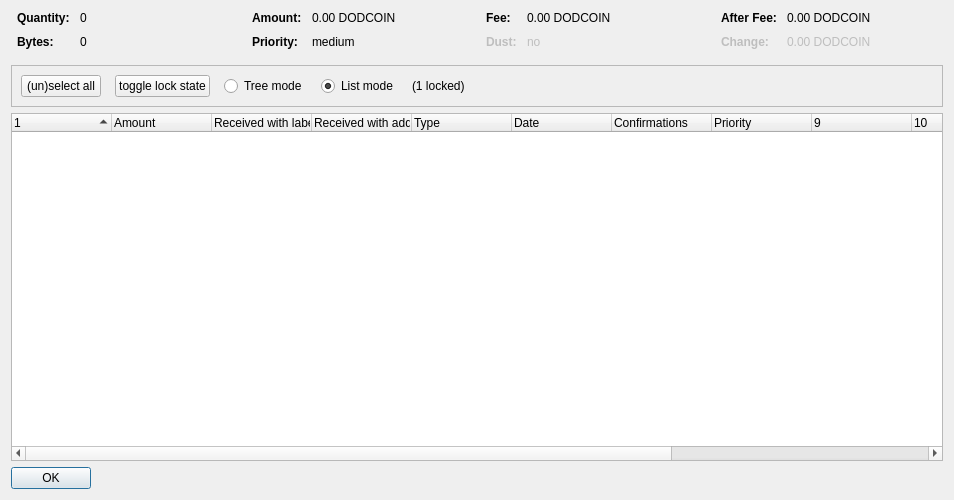
<?xml version="1.0" encoding="UTF-8"?>
<ui version="4.0">
 <class>CoinControlDialog</class>
 <widget class="QDialog" name="CoinControlDialog">
  <property name="geometry">
   <rect>
    <x>0</x>
    <y>0</y>
    <width>954</width>
    <height>500</height>
   </rect>
  </property>
  <property name="windowTitle">
   <string>Coin Selection</string>
  </property>
  <layout class="QVBoxLayout" name="verticalLayout">
   <item>
    <layout class="QHBoxLayout" name="horizontalLayoutTop" stretch="0,0,0,0">
     <property name="topMargin">
      <number>0</number>
     </property>
     <property name="bottomMargin">
      <number>10</number>
     </property>
     <item>
      <layout class="QFormLayout" name="formLayoutCoinControl1">
       <property name="horizontalSpacing">
        <number>10</number>
       </property>
       <property name="verticalSpacing">
        <number>10</number>
       </property>
       <property name="leftMargin">
        <number>6</number>
       </property>
       <property name="rightMargin">
        <number>6</number>
       </property>
       <item row="0" column="0">
        <widget class="QLabel" name="labelCoinControlQuantityText">
         <property name="font">
          <font>
           <weight>75</weight>
           <bold>true</bold>
          </font>
         </property>
         <property name="text">
          <string>Quantity:</string>
         </property>
        </widget>
       </item>
       <item row="0" column="1">
        <widget class="QLabel" name="labelCoinControlQuantity">
         <property name="cursor">
          <cursorShape>IBeamCursor</cursorShape>
         </property>
         <property name="contextMenuPolicy">
          <enum>Qt::ActionsContextMenu</enum>
         </property>
         <property name="text">
          <string notr="true">0</string>
         </property>
         <property name="textInteractionFlags">
          <set>Qt::LinksAccessibleByMouse|Qt::TextSelectableByKeyboard|Qt::TextSelectableByMouse</set>
         </property>
        </widget>
       </item>
       <item row="1" column="0">
        <widget class="QLabel" name="labelCoinControlBytesText">
         <property name="font">
          <font>
           <weight>75</weight>
           <bold>true</bold>
          </font>
         </property>
         <property name="text">
          <string>Bytes:</string>
         </property>
        </widget>
       </item>
       <item row="1" column="1">
        <widget class="QLabel" name="labelCoinControlBytes">
         <property name="cursor">
          <cursorShape>IBeamCursor</cursorShape>
         </property>
         <property name="contextMenuPolicy">
          <enum>Qt::ActionsContextMenu</enum>
         </property>
         <property name="text">
          <string notr="true">0</string>
         </property>
         <property name="textInteractionFlags">
          <set>Qt::LinksAccessibleByMouse|Qt::TextSelectableByKeyboard|Qt::TextSelectableByMouse</set>
         </property>
        </widget>
       </item>
      </layout>
     </item>
     <item>
      <layout class="QFormLayout" name="formLayoutCoinControl2">
       <property name="horizontalSpacing">
        <number>10</number>
       </property>
       <property name="verticalSpacing">
        <number>10</number>
       </property>
       <property name="leftMargin">
        <number>6</number>
       </property>
       <property name="rightMargin">
        <number>6</number>
       </property>
       <item row="0" column="0">
        <widget class="QLabel" name="labelCoinControlAmountText">
         <property name="font">
          <font>
           <weight>75</weight>
           <bold>true</bold>
          </font>
         </property>
         <property name="text">
          <string>Amount:</string>
         </property>
        </widget>
       </item>
       <item row="0" column="1">
        <widget class="QLabel" name="labelCoinControlAmount">
         <property name="cursor">
          <cursorShape>IBeamCursor</cursorShape>
         </property>
         <property name="contextMenuPolicy">
          <enum>Qt::ActionsContextMenu</enum>
         </property>
         <property name="text">
          <string notr="true">0.00 DODCOIN</string>
         </property>
         <property name="textInteractionFlags">
          <set>Qt::LinksAccessibleByMouse|Qt::TextSelectableByKeyboard|Qt::TextSelectableByMouse</set>
         </property>
        </widget>
       </item>
       <item row="1" column="0">
        <widget class="QLabel" name="labelCoinControlPriorityText">
         <property name="font">
          <font>
           <weight>75</weight>
           <bold>true</bold>
          </font>
         </property>
         <property name="text">
          <string>Priority:</string>
         </property>
        </widget>
       </item>
       <item row="1" column="1">
        <widget class="QLabel" name="labelCoinControlPriority">
         <property name="cursor">
          <cursorShape>IBeamCursor</cursorShape>
         </property>
         <property name="contextMenuPolicy">
          <enum>Qt::ActionsContextMenu</enum>
         </property>
         <property name="text">
          <string>medium</string>
         </property>
         <property name="textInteractionFlags">
          <set>Qt::LinksAccessibleByMouse|Qt::TextSelectableByKeyboard|Qt::TextSelectableByMouse</set>
         </property>
        </widget>
       </item>
      </layout>
     </item>
     <item>
      <layout class="QFormLayout" name="formLayoutCoinControl3">
       <property name="horizontalSpacing">
        <number>10</number>
       </property>
       <property name="verticalSpacing">
        <number>10</number>
       </property>
       <property name="leftMargin">
        <number>6</number>
       </property>
       <property name="rightMargin">
        <number>6</number>
       </property>
       <item row="0" column="0">
        <widget class="QLabel" name="labelCoinControlFeeText">
         <property name="font">
          <font>
           <weight>75</weight>
           <bold>true</bold>
          </font>
         </property>
         <property name="text">
          <string>Fee:</string>
         </property>
        </widget>
       </item>
       <item row="0" column="1">
        <widget class="QLabel" name="labelCoinControlFee">
         <property name="cursor">
          <cursorShape>IBeamCursor</cursorShape>
         </property>
         <property name="contextMenuPolicy">
          <enum>Qt::ActionsContextMenu</enum>
         </property>
         <property name="text">
          <string notr="true">0.00 DODCOIN</string>
         </property>
         <property name="textInteractionFlags">
          <set>Qt::LinksAccessibleByMouse|Qt::TextSelectableByKeyboard|Qt::TextSelectableByMouse</set>
         </property>
        </widget>
       </item>
       <item row="1" column="0">
        <widget class="QLabel" name="labelCoinControlLowOutputText">
         <property name="enabled">
          <bool>false</bool>
         </property>
         <property name="font">
          <font>
           <weight>75</weight>
           <bold>true</bold>
          </font>
         </property>
         <property name="text">
          <string>Dust:</string>
         </property>
        </widget>
       </item>
       <item row="1" column="1">
        <widget class="QLabel" name="labelCoinControlLowOutput">
         <property name="enabled">
          <bool>false</bool>
         </property>
         <property name="cursor">
          <cursorShape>IBeamCursor</cursorShape>
         </property>
         <property name="contextMenuPolicy">
          <enum>Qt::ActionsContextMenu</enum>
         </property>
         <property name="text">
          <string>no</string>
         </property>
         <property name="textInteractionFlags">
          <set>Qt::LinksAccessibleByMouse|Qt::TextSelectableByKeyboard|Qt::TextSelectableByMouse</set>
         </property>
        </widget>
       </item>
      </layout>
     </item>
     <item>
      <layout class="QFormLayout" name="formLayoutCoinControl4">
       <property name="horizontalSpacing">
        <number>10</number>
       </property>
       <property name="verticalSpacing">
        <number>10</number>
       </property>
       <property name="leftMargin">
        <number>6</number>
       </property>
       <property name="rightMargin">
        <number>6</number>
       </property>
       <item row="0" column="0">
        <widget class="QLabel" name="labelCoinControlAfterFeeText">
         <property name="font">
          <font>
           <weight>75</weight>
           <bold>true</bold>
          </font>
         </property>
         <property name="text">
          <string>After Fee:</string>
         </property>
        </widget>
       </item>
       <item row="0" column="1">
        <widget class="QLabel" name="labelCoinControlAfterFee">
         <property name="cursor">
          <cursorShape>IBeamCursor</cursorShape>
         </property>
         <property name="contextMenuPolicy">
          <enum>Qt::ActionsContextMenu</enum>
         </property>
         <property name="text">
          <string notr="true">0.00 DODCOIN</string>
         </property>
         <property name="textInteractionFlags">
          <set>Qt::LinksAccessibleByMouse|Qt::TextSelectableByKeyboard|Qt::TextSelectableByMouse</set>
         </property>
        </widget>
       </item>
       <item row="1" column="0">
        <widget class="QLabel" name="labelCoinControlChangeText">
         <property name="enabled">
          <bool>false</bool>
         </property>
         <property name="font">
          <font>
           <weight>75</weight>
           <bold>true</bold>
          </font>
         </property>
         <property name="text">
          <string>Change:</string>
         </property>
        </widget>
       </item>
       <item row="1" column="1">
        <widget class="QLabel" name="labelCoinControlChange">
         <property name="enabled">
          <bool>false</bool>
         </property>
         <property name="cursor">
          <cursorShape>IBeamCursor</cursorShape>
         </property>
         <property name="contextMenuPolicy">
          <enum>Qt::ActionsContextMenu</enum>
         </property>
         <property name="text">
          <string notr="true">0.00 DODCOIN</string>
         </property>
         <property name="textInteractionFlags">
          <set>Qt::LinksAccessibleByMouse|Qt::TextSelectableByKeyboard|Qt::TextSelectableByMouse</set>
         </property>
        </widget>
       </item>
      </layout>
     </item>
    </layout>
   </item>
   <item>
    <widget class="QFrame" name="frame">
     <property name="minimumSize">
      <size>
       <width>0</width>
       <height>40</height>
      </size>
     </property>
     <property name="frameShape">
      <enum>QFrame::StyledPanel</enum>
     </property>
     <property name="frameShadow">
      <enum>QFrame::Sunken</enum>
     </property>
     <layout class="QHBoxLayout" name="horizontalLayout">
      <item>
       <layout class="QHBoxLayout" name="horizontalLayoutPanel" stretch="0,0,0,0,0,0">
        <property name="spacing">
         <number>14</number>
        </property>
        <item>
         <widget class="QPushButton" name="pushButtonSelectAll">
          <property name="sizePolicy">
           <sizepolicy hsizetype="Maximum" vsizetype="Fixed">
            <horstretch>0</horstretch>
            <verstretch>0</verstretch>
           </sizepolicy>
          </property>
          <property name="text">
           <string>(un)select all</string>
          </property>
          <property name="autoDefault">
           <bool>false</bool>
          </property>
         </widget>
        </item>
        <item>
         <widget class="QPushButton" name="pushButtonToggleLock">
          <property name="sizePolicy">
           <sizepolicy hsizetype="Maximum" vsizetype="Fixed">
            <horstretch>0</horstretch>
            <verstretch>0</verstretch>
           </sizepolicy>
          </property>
          <property name="text">
           <string>toggle lock state</string>
          </property>
          <property name="autoDefault">
           <bool>false</bool>
          </property>
         </widget>
        </item>
        <item>
         <widget class="QRadioButton" name="radioTreeMode">
          <property name="sizePolicy">
           <sizepolicy hsizetype="Maximum" vsizetype="Fixed">
            <horstretch>0</horstretch>
            <verstretch>0</verstretch>
           </sizepolicy>
          </property>
          <property name="text">
           <string>Tree mode</string>
          </property>
         </widget>
        </item>
        <item>
         <widget class="QRadioButton" name="radioListMode">
          <property name="sizePolicy">
           <sizepolicy hsizetype="Maximum" vsizetype="Fixed">
            <horstretch>0</horstretch>
            <verstretch>0</verstretch>
           </sizepolicy>
          </property>
          <property name="text">
           <string>List mode</string>
          </property>
          <property name="checked">
           <bool>true</bool>
          </property>
         </widget>
        </item>
        <item>
         <widget class="QLabel" name="labelLocked">
          <property name="text">
           <string>(1 locked)</string>
          </property>
         </widget>
        </item>
        <item>
         <spacer name="horizontalSpacer">
          <property name="orientation">
           <enum>Qt::Horizontal</enum>
          </property>
          <property name="sizeHint" stdset="0">
           <size>
            <width>40</width>
            <height>20</height>
           </size>
          </property>
         </spacer>
        </item>
       </layout>
      </item>
     </layout>
    </widget>
   </item>
   <item>
    <widget class="CoinControlTreeWidget" name="treeWidget">
     <property name="contextMenuPolicy">
      <enum>Qt::CustomContextMenu</enum>
     </property>
     <property name="sortingEnabled">
      <bool>false</bool>
     </property>
     <property name="columnCount">
      <number>13</number>
     </property>
     <attribute name="headerShowSortIndicator" stdset="0">
      <bool>true</bool>
     </attribute>
     <attribute name="headerStretchLastSection">
      <bool>false</bool>
     </attribute>
     <column>
      <property name="text">
       <string/>
      </property>
     </column>
     <column>
      <property name="text">
       <string>Amount</string>
      </property>
     </column>
     <column>
      <property name="text">
       <string>Received with label</string>
      </property>
     </column>
     <column>
      <property name="text">
       <string>Received with address</string>
      </property>
     </column>
     <column>
      <property name="text">
	<string>Type</string>
      </property>
     </column>
     <column>
      <property name="text">	 
       <string>Date</string>
      </property>
     </column>
     <column>
      <property name="text">
       <string>Confirmations</string>
      </property>
      <property name="toolTip">
       <string>Confirmed</string>
      </property>
     </column>
     <column>
      <property name="text">
       <string>Priority</string>
      </property>
     </column>
     <column>
      <property name="text">
       <string/>
      </property>
     </column>
     <column>
      <property name="text">
       <string/>
      </property>
     </column>
     <column>
      <property name="text">
       <string/>
      </property>
     </column>
     <column>
      <property name="text">
       <string/>
      </property>
     </column>
     <column>
      <property name="text">
       <string/>
      </property>
     </column>
    </widget>
   </item>
   <item>
    <widget class="QDialogButtonBox" name="buttonBox">
     <property name="sizePolicy">
      <sizepolicy hsizetype="Maximum" vsizetype="Fixed">
       <horstretch>0</horstretch>
       <verstretch>0</verstretch>
      </sizepolicy>
     </property>
     <property name="orientation">
      <enum>Qt::Horizontal</enum>
     </property>
     <property name="standardButtons">
      <set>QDialogButtonBox::Ok</set>
     </property>
    </widget>
   </item>
  </layout>
 </widget>
 <customwidgets>
  <customwidget>
   <class>CoinControlTreeWidget</class>
   <extends>QTreeWidget</extends>
   <header>coincontroltreewidget.h</header>
  </customwidget>
 </customwidgets>
 <resources/>
 <connections/>
</ui>
